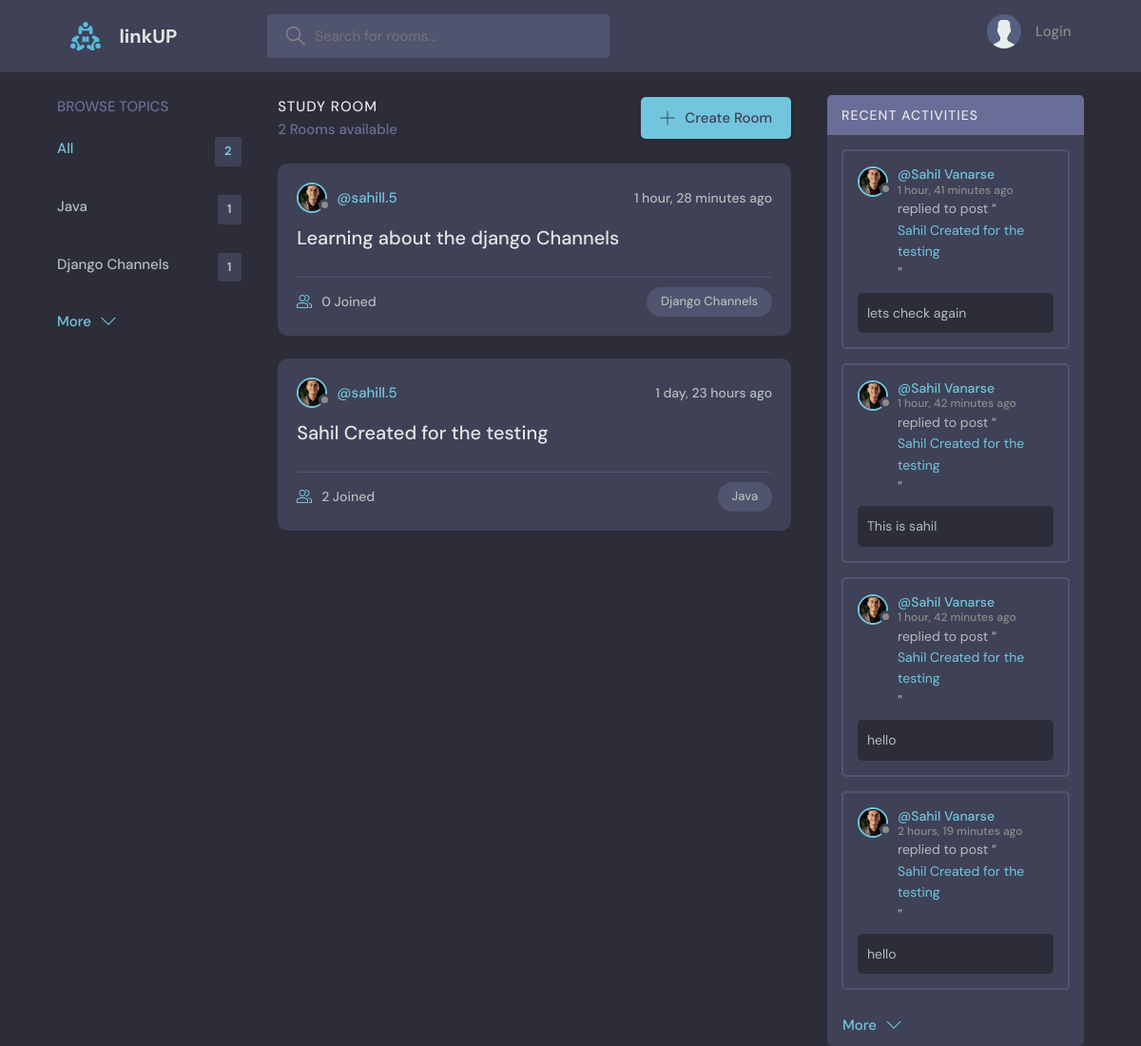
The page / on the database its author committed.
### base/models.py (models this page shows, shortened)
class Topic(models.Model):
    name = models.CharField(max_length=200)

class Room(models.Model):
    host = models.ForeignKey(User, on_delete=models.SET_NULL, null=True)
    topic = models.ForeignKey(Topic, on_delete= models.SET_NULL, null=True)
    name = models.CharField(max_length=200)
    description = models.TextField(null=True, blank=True)
    participants = models.ManyToManyField(User, related_name='participants', blank=True)
    updated = models.DateTimeField(auto_now=True)
    created = models.DateTimeField(auto_now_add=True)
    class Meta:
        ordering = ['-updated', '-created']
    def __str__(self):
        return self.name

class User(AbstractUser):
    name = models.CharField(max_length=200, null=True)
    email = models.EmailField(unique=True, null=True)
    bio = models.TextField(null=True)
    avatar = models.ImageField(null=True, default="avatar.svg")
    USERNAME_FIELD = 'email'  # Use email as the username
    REQUIRED_FIELDS = []  # Remove 'username' from the required fields
    objects = CustomUserManager()  # Set the custom manager here

class Message(models.Model):
    user = models.ForeignKey(User, on_delete=models.CASCADE)
    room = models.ForeignKey(Room, on_delete=models.CASCADE)
    body = models.TextField()
    updated = models.DateTimeField(auto_now=True)
    created = models.DateTimeField(auto_now_add=True)
    class Meta:
        ordering = ['-updated', '-created']

### base/views.py (the view)
# urls.py: path('', views.home, name = "home"),
def home(request):
    q = request.GET.get('q') if request.GET.get('q') != None else ''
    rooms = Room.objects.filter(
        Q(topic__name__icontains = q) | Q(name__icontains = q) | Q(description__icontains = q)
    )
    topics = Topic.objects.all()[:10]
    room_count = rooms.count()
    room_messages = Message.objects.filter(Q(room__topic__name__icontains=q))[:4]
    context = {'rooms' : rooms, 'topics' : topics, 'room_count' : room_count, 'room_messages' : room_messages}
    return render(request, 'base/home.html', context)

### base/templates/base/home.html (shortened to what this page needs)
{% extends "main.html" %}
{% block content %}
    <main class="layout layout--3">
      <div class="container">
        {% include "base/topics_component.html" %}
        <div class="roomList">
          <div class="roomList__header">
            <div>
              <h2>Study Room</h2>
              <p>{{room_count}} Rooms available</p>
            </div>
            <a class="btn btn--main" href="{% url 'create-room' %}">
              <svg version="1.1" xmlns="http://www.w3.org/2000/svg" width="32" height="32" viewBox="0 0 32 32">
                <title>add</title>
                <path
                  d="M16.943 0.943h-1.885v14.115h-14.115v1.885h14.115v14.115h1.885v-14.115h14.115v-1.885h-14.115v-14.115z"
                ></path>
              </svg>
              Create Room
            </a>
          </div>
          {% include 'base/feed_component.html' %}
        </div>
         {% include 'base/activity_component.html' %}
      </div>
    </main>
{% endblock %}

### base/templates/base/topics_component.html
<div class="topics">
    <div class="topics__header">
      <h2>Browse Topics</h2>
    </div>
    <ul class="topics__list">
      <li>
        <a href="{% url 'home' %}" class="active">All <span>{{topics.count}}</span></a>
      </li>
      {% for topic in topics %}
      <li>
        <a href="{% url 'home' %}?q={{topic.name}}">{{topic.name}} <span>{{topic.room_set.all.count}}</span></a>
      </li>
      {% endfor %}
    </ul>
    <a class="btn btn--link" href="{% url 'topics' %}">
      More
      <svg version="1.1" xmlns="http://www.w3.org/2000/svg" width="32" height="32" viewBox="0 0 32 32">
        <title>chevron-down</title>
        <path d="M16 21l-13-13h-3l16 16 16-16h-3l-13 13z"></path>
      </svg>
    </a>
  </div>

### base/templates/base/feed_component.html (shortened to what this page needs)
{% for room in rooms %}
<div class="roomListRoom">
            <div class="roomListRoom__header">
              <a href="{% url 'user-profile' room.host.id %}" class="roomListRoom__author">
                <div class="avatar avatar--small">
                  <img src="{{room.host.avatar.url}}" />
                </div>
                <span>@{{room.host.username}}</span>
              </a>
              <div class="roomListRoom__actions">
                <span>{{room.created|timesince}} ago</span>
              </div>
            </div>
            <div class="roomListRoom__content">
              <a href="{% url 'room' room.id %}">{{room.name}}</a>
            </div>
            <div class="roomListRoom__meta">
              <a href="{% url 'room' room.id %}" class="roomListRoom__joined">
                {{room.participants.all.count}} Joined
              </a>
              <p class="roomListRoom__topic">{{room.topic.name}}</p>
            </div>
          </div>
{% endfor %}

### base/templates/base/activity_component.html (shortened to what this page needs)
<div class="activities">
    <div class="activities__header">
      <h2>Recent Activities</h2>
    </div>
    {% for message in room_messages %}
    <div class="activities__box">
      <div class="activities__boxHeader roomListRoom__header">
        <a href="{% url 'user-profile' message.user.id %}" class="roomListRoom__author">
          <div class="avatar avatar--small">
            <img src="{{message.user.avatar.url}}" />
          </div>
          <p>
            @{{ message.user.name }}
            <span>{{ message.created|timesince }} ago</span>
          </p>
        </a>
      </div>
      <div class="activities__boxContent">
        <p>replied to post “<a href="{% url 'room' message.room.id%}">{{message.room}}</a>”</p>
        <div class="activities__boxRoomContent">
          {{message.body}}
        </div>
      </div>
    </div>
    {% endfor %}
    <div style="padding: 10px 0; color: #71c6dd;">
      <div style="margin-left: 16px;">
        <a class="btn btn--link" href="{% url 'activity' %}" style="color: #71c6dd; text-decoration: none;">
          More
          <svg version="1.1" xmlns="http://www.w3.org/2000/svg" width="32" height="32" viewBox="0 0 32 32" style="vertical-align: middle ;">
            <title>chevron-down</title>
            <path d="M16 21l-13-13h-3l16 16 16-16h-3l-13 13z"></path>
          </svg>
        </a>
      </div>
    </div>
  </div>

### rows shown on the page
Topic: name "Java", room_set.all.count "1"
Topic: name "Django Channels", room_set.all.count "1"
Room: host.avatar (picture), host.username "sahill.5", created "1 hour, 28 minutes", name "Learning about the django Channels", participants.all.count "0", topic.name "Django Channels"
Room: host.avatar (picture), host.username "sahill.5", created "1 day, 23 hours", name "Sahil Created for the testing", participants.all.count "2", topic.name "Java"
Message: user.avatar (picture), user.name "Sahil Vanarse", created "1 hour, 41 minutes", room "Sahil Created for the testing", body "lets check again"
Message: user.avatar (picture), user.name "Sahil Vanarse", created "1 hour, 42 minutes", room "Sahil Created for the testing", body "This is sahil"
Message: user.avatar (picture), user.name "Sahil Vanarse", created "1 hour, 42 minutes", room "Sahil Created for the testing", body "hello"
Message: user.avatar (picture), user.name "Sahil Vanarse", created "2 hours, 19 minutes", room "Sahil Created for the testing", body "hello"

### other values the page prints
{{ topics.count }} "2"
{{ room_count }} "2"
